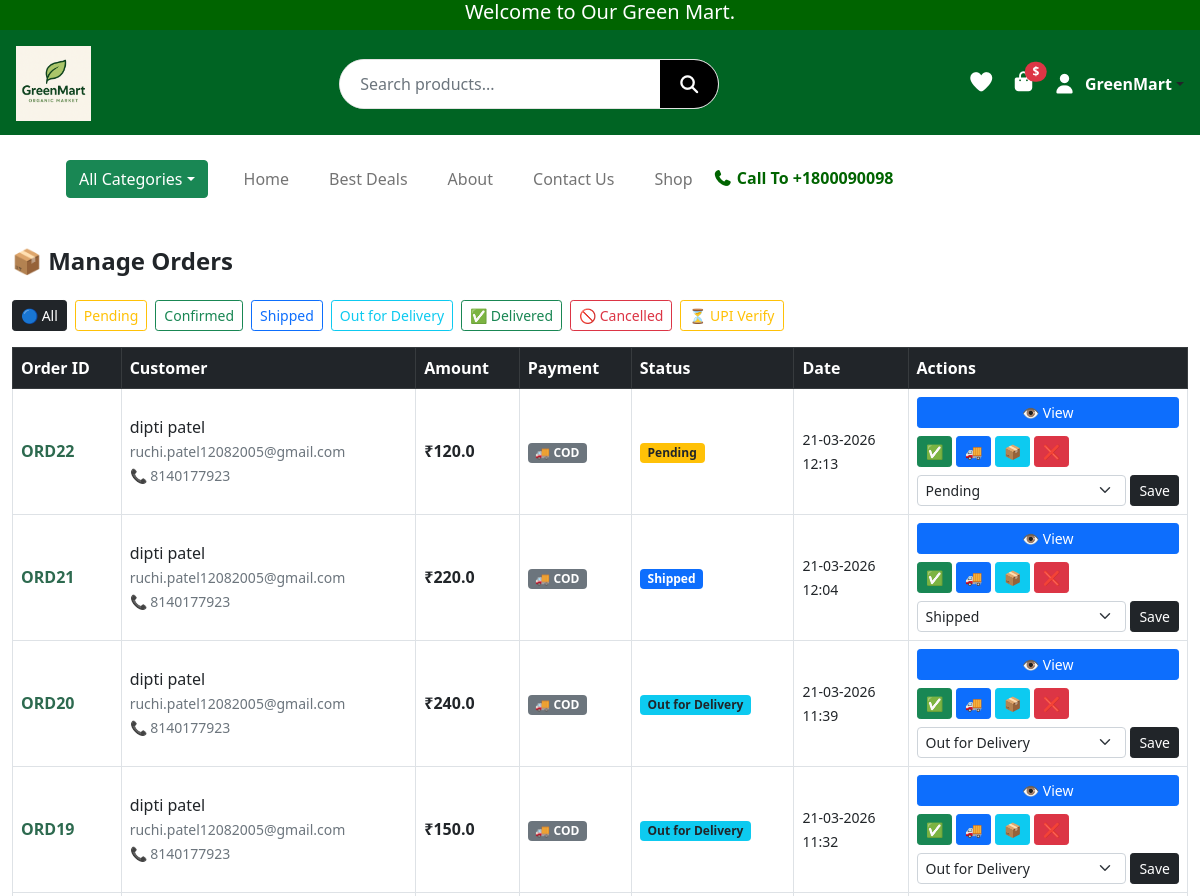
Before: /manage-orders (signed in, upper part) with the older database file.
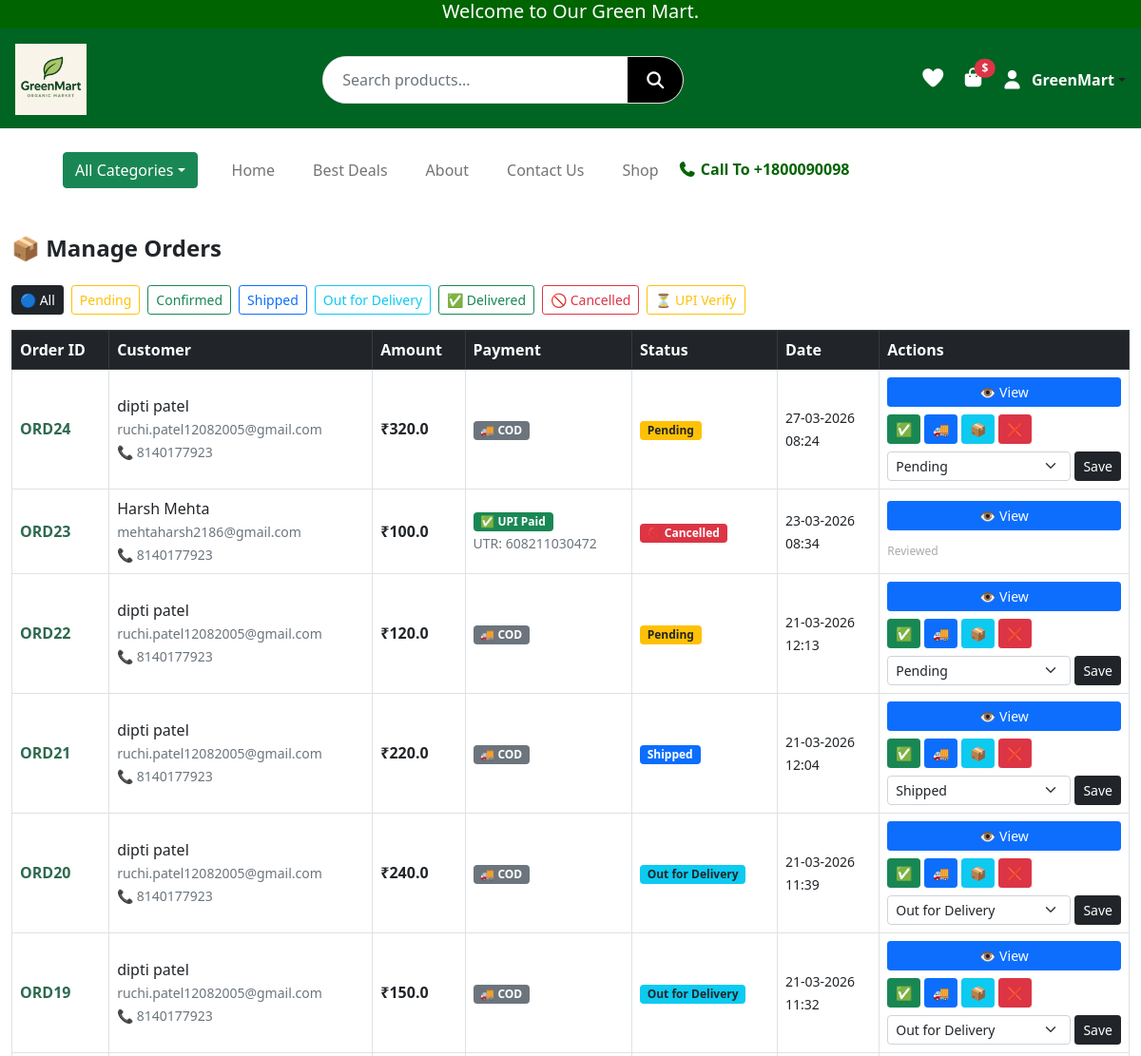
After: the same page with the newer database file.
### website/models.py (models this page shows, shortened)
class User(UserMixin, db.Model):
    __tablename__ = "users"
    id            = db.Column(db.Integer, primary_key=True)
    name          = db.Column(db.String(50), nullable=False)
    email         = db.Column(db.String(120), unique=True, nullable=False)
    password_hash = db.Column(db.String(128), nullable=False)
    role          = db.Column(db.String(20), default="customer")
    is_verified   = db.Column(db.Boolean, default=False)

class Order(db.Model):
    id           = db.Column(db.Integer, primary_key=True)
    user_id      = db.Column(db.Integer, db.ForeignKey("users.id"))
    total_amount = db.Column(db.Float)
    status       = db.Column(db.String(20), default="Pending")
    created_at   = db.Column(db.DateTime, default=datetime.utcnow)
    tracking_id     = db.Column(db.String(20), nullable=True)
    coupon_code     = db.Column(db.String(20), nullable=True)
    discount_amount = db.Column(db.Float, default=0)
    delivery_charge = db.Column(db.Float, default=0)
    shipping_name   = db.Column(db.String(100))
    shipping_phone  = db.Column(db.String(15))
    shipping_street = db.Column(db.String(200))
    shipping_city   = db.Column(db.String(100))
    shipping_state  = db.Column(db.String(100))
    shipping_pin    = db.Column(db.String(10))
    payment_method     = db.Column(db.String(20), default="cod")
    payment_status     = db.Column(db.String(20), default="Unpaid")
    utr_number         = db.Column(db.String(50), nullable=True)
    payment_screenshot = db.Column(db.String(300), nullable=True)
    cancel_reason  = db.Column(db.String(200), nullable=True)
    cancel_note    = db.Column(db.String(500), nullable=True)
    cancelled_at   = db.Column(db.DateTime, nullable=True)
    cancel_flagged = db.Column(db.Boolean, default=False)
    user  = db.relationship("User", backref=db.backref("orders", lazy=True))
    items = db.relationship("OrderItem", backref="order", lazy=True)

### website/admin.py (the view)
@admin.route("/manage-orders")
@login_required
@admin_required
def manage_orders():
    login_form = LoginForm()
    signup_form = SignupForm()
    orders = Order.query.order_by(Order.created_at.desc()).all()
    return render_template(
        "admin/manage_orders.html",
        login_form=login_form,
        signup_form=signup_form,
        orders=orders,
    )

### website/forms.py
class LoginForm(FlaskForm):
    email = StringField("Email", validators=[DataRequired(), Email()])
    password = PasswordField("Password", validators=[DataRequired()])
    submit = SubmitField("Login")

class SignupForm(FlaskForm):
    name = StringField("Name", validators=[DataRequired(), Length(min=2, max=50)])
    email = StringField("Email", validators=[DataRequired(), Email()])
    password = PasswordField("Password", validators=[DataRequired(), Length(min=6)])
    confirm_password = PasswordField(
        "Confirm Password", validators=[DataRequired(), EqualTo("password")]
    )
    submit = SubmitField("Sign Up")

### website/admin.py (called while the page is built)
def admin_required(f):
    @wraps(f)
    @login_required
    def decorated_function(*args, **kwargs):
        if current_user.role != "admin":
            flash("Admin access required!")
            return redirect(url_for("views.home"))
        return f(*args, **kwargs)
    return decorated_function

### website/templates/admin/manage_orders.html (shortened to what this page needs)
{% extends "base.html" %}
{% block content %}
<div class="container-fluid mt-4">
  <div class="d-flex justify-content-between align-items-center mb-4">
    <h4 class="fw-bold mb-0">📦 Manage Orders</h4>
      {% set upi_pending = orders | selectattr('payment_status', 'equalto', 'Pending Verification') | list %}
      {% set flagged = orders | selectattr('cancel_flagged') | list %}
  </div>
  <div class="d-flex gap-2 mb-3 flex-wrap">
    <button class="btn btn-sm btn-dark"            onclick="filterOrders('all', this)">🔵 All</button>
    <button class="btn btn-sm btn-outline-warning"  onclick="filterOrders('Pending', this)">Pending</button>
    <button class="btn btn-sm btn-outline-success"  onclick="filterOrders('Confirmed', this)">Confirmed</button>
    <button class="btn btn-sm btn-outline-primary"  onclick="filterOrders('Shipped', this)">Shipped</button>
    <button class="btn btn-sm btn-outline-info"     onclick="filterOrders('out_for_delivery', this)">Out for Delivery</button>
    <button class="btn btn-sm btn-outline-success"  onclick="filterOrders('Delivered', this)">✅ Delivered</button>
    <button class="btn btn-sm btn-outline-danger"   onclick="filterOrders('Cancelled', this)">🚫 Cancelled</button>
    <button class="btn btn-sm btn-outline-warning"  onclick="filterOrders('Processing', this)">⏳ UPI Verify</button>
  </div>
  {% if orders %}
  <div class="table-responsive">
    <table class="table table-bordered table-hover align-middle" id="ordersTable">
      <thead class="table-dark">
        <tr>
          <th>Order ID</th>
          <th>Customer</th>
          <th>Amount</th>
          <th>Payment</th>
          <th>Status</th>
          <th>Date</th>
          <th>Actions</th>
        </tr>
      </thead>
      <tbody>
        {% for order in orders %}
        <tr data-status="{{ order.status }}"
            style="{% if order.cancel_flagged %}background:#fff8f0;border-left:4px solid #dc3545;{% endif %}">
          <td>
            <strong style="color:#2d6a4f">ORD{{ order.id }}</strong>
          </td>
          <td>
            {{ order.user.name }}<br>
            <small class="text-muted">{{ order.user.email }}</small><br>
            {% if order.shipping_phone %}
            <small class="text-muted">📞 {{ order.shipping_phone }}</small>
            {% endif %}
          </td>
          <td><strong>₹{{ order.total_amount }}</strong></td>
          <td>
            {% if order.payment_method == 'upi' %}
              {% if order.payment_status == 'Pending Verification' %}
                <span class="badge bg-warning text-dark">⏳ UPI Pending</span><br>
                <a href="{{ url_for('admin.pending_payments') }}"
                   class="btn btn-warning btn-sm mt-1 fw-bold">Verify Now</a>
              {% elif order.payment_status == 'Paid' %}
                <span class="badge bg-success">✅ UPI Paid</span>
                {% if order.utr_number %}
                  <br><small class="text-muted">UTR: {{ order.utr_number }}</small>
                {% endif %}
              {% elif order.payment_status == 'Failed' %}
                <span class="badge bg-danger">❌ UPI Failed</span>
              {% else %}
                <span class="badge bg-secondary">UPI</span>
              {% endif %}
            {% else %}
              <span class="badge bg-secondary">🚚 COD</span>
            {% endif %}
          </td>
          <td>
            {% if order.status == 'Pending' %}
              <span class="badge bg-warning text-dark">Pending</span>
            {% elif order.status == 'Confirmed' %}
              <span class="badge bg-success">Confirmed</span>
            {% elif order.status == 'Shipped' %}
              <span class="badge bg-primary">Shipped</span>
            {% elif order.status == 'out_for_delivery' %}
              <span class="badge bg-info text-dark">Out for Delivery</span>
            {% elif order.status == 'Delivered' %}
              <span class="badge bg-success">✅ Delivered</span>
            {% elif order.status in ['Cancelled', 'cancelled'] %}
              <span class="badge bg-danger">🚫 Cancelled</span>
            {% elif order.status == 'Processing' %}
              <span class="badge bg-warning text-dark">⏳ Processing</span>
            {% elif order.status == 'Payment Failed' %}
              <span class="badge bg-danger">Payment Failed</span>
            {% else %}
              <span class="badge bg-secondary">{{ order.status }}</span>
            {% endif %}
          </td>
          <td>
            <small>
              {{ order.created_at.strftime('%d-%m-%Y') }}<br>
              {{ order.created_at.strftime('%H:%M') }}
            </small>
          </td>
          <td>
            <a href="{{ url_for('admin.view_order', id=order.id) }}"
               class="btn btn-primary btn-sm mb-2 d-block">👁 View</a>
            {% if order.status not in ['Cancelled', 'cancelled', 'Delivered'] %}
            <div class="d-flex gap-1 mb-2 flex-wrap">
              <form action="{{ url_for('admin.admin_update_order_status', id=order.id) }}" method="POST">
                <button type="submit" class="btn btn-sm btn-success" title="Confirm">✅</button>
              </form>
              <form action="{{ url_for('admin.admin_update_order_status', id=order.id) }}" method="POST">
                <button type="submit" class="btn btn-sm btn-primary" title="Ship">🚚</button>
              </form>
              <form action="{{ url_for('admin.admin_update_order_status', id=order.id) }}" method="POST">
                <button type="submit" class="btn btn-sm btn-info" title="Deliver">📦</button>
              </form>
              <form action="{{ url_for('admin.admin_update_order_status', id=order.id) }}" method="POST">
                <button type="submit" class="btn btn-sm btn-danger" title="Cancel"
                        onclick="return confirm('Cancel this order?')">❌</button>
              </form>
            </div>
            <form action="{{ url_for('admin.admin_update_order_status', id=order.id) }}"
                  method="POST" class="d-flex gap-1">
              <select name="status" class="form-select form-select-sm">
                <option value="Pending"          {% if order.status=='Pending' %}selected{% endif %}>Pending</option>
                <option value="Shipped"           {% if order.status=='Shipped' %}selected{% endif %}>Shipped</option>
                <option value="out_for_delivery"  {% if order.status=='out_for_delivery' %}selected{% endif %}>Out for Delivery</option>
              </select>
              <button type="submit" class="btn btn-dark btn-sm">Save</button>
            </form>
            {% else %}
            {% if order.cancel_flagged %}
            <form method="POST" action="{{ url_for('views.clear_cancel_flag', order_id=order.id) }}">
              <button type="submit" class="btn btn-sm btn-outline-success w-100">
                ✓ Mark Reviewed
              </button>
            </form>
            {% else %}
            <span style="font-size:12px;color:#aaa;">Reviewed</span>
            {% endif %}
            {% endif %}
          </td>
        </tr>
        {% endfor %}
      </tbody>
    </table>
  </div>
  {% else %}
  <div class="alert alert-info text-center">
    📭 No orders found.
  </div>
  {% endif %}
</div>
{% endblock %}

### website/templates/base.html (shortened to what this page needs)
<!DOCTYPE html>
<html lang="en">
<head>
  <link rel="stylesheet" href="{{ url_for('static', filename='css/style.css') }}">
  <link href="https://cdn.jsdelivr.net/npm/bootstrap@5.0.2/dist/css/bootstrap.min.css" rel="stylesheet">
  <link rel="stylesheet" href="https://cdnjs.cloudflare.com/ajax/libs/font-awesome/7.0.1/css/all.min.css">
  <link rel="stylesheet" href="https://cdn.jsdelivr.net/npm/bootstrap-icons@1.11.1/font/bootstrap-icons.css">
  <link href="https://cdn.jsdelivr.net/npm/bootstrap-icons@1.11.1/font/bootstrap-icons.css" rel="stylesheet">
</head>
<body>
<div class="container-fluid top-header">
  <h5 class="text-center mb-0">Welcome to Our Green Mart.</h5>
</div>
<header class="main-header d-flex flex-wrap align-items-center justify-content-between p-3">
  <div class="logo-area">
    <a href="{{ url_for('views.home') }}">
      <img src="{{ url_for('static', filename='images/logo.png') }}" alt="logo" class="img-fluid">
    </a>
  </div>
  <div class="search-area flex-grow-1 mx-3 position-relative d-none d-lg-flex">
    <form class="search-box d-flex" action="{{ url_for('views.search') }}" method="get">
      <input type="text" name="q" id="liveSearch" class="form-control" placeholder="Search products..." autocomplete="off">
      <button type="submit"><i class="fa-solid fa-magnifying-glass"></i></button>
    </form>
  </div>
  <div class="icons-area d-flex align-items-center gap-3 flex-shrink-0">
    <a href="{{ url_for('views.wishlist') }}"><i class="fa-solid fa-heart"></i></a>
    <div class="cart-box position-relative">
      <a href="{{ url_for('views.cart') }}">
        <i class="fa-solid fa-bag-shopping fs-5"></i>
      </a>
      <span class="cart-price position-absolute top-0 start-100 translate-middle badge rounded-pill bg-danger">
        ${{ subtotal }}
      </span>
    </div>
    {% if current_user.is_authenticated %}
    <div class="dropdown">
      <a class="d-flex align-items-center text-dark text-decoration-none dropdown-toggle" data-bs-toggle="dropdown">
        <i class="fa-solid fa-user fs-5"></i>
        <span class="ms-2 fw-bold" style="color:white;">{{ current_user.name }}</span>
      </a>
    </div>
    {% else %}
      <i class="fa-solid fa-user fs-5" data-bs-toggle="modal" data-bs-target="#loginModal"></i>
    {% endif %}
  </div>
</header>
<div class="container nav">
  <nav class="navbar navbar-expand-lg navbar-light bg-white p-4">
    <div class="container-fluid">
      <div class="dropdown me-3">
        <button class="btn btn-success dropdown-toggle" data-bs-toggle="dropdown">All Categories</button>
      </div>
      <div class="collapse navbar-collapse" id="mainNavbar">
        <ul class="navbar-nav me-auto mb-2 mb-lg-0">
          <li class="nav-item"><a class="nav-link" href="{{ url_for('views.home') }}">Home</a></li>
          <li class="nav-item"><a class="nav-link" href="{{ url_for('views.best_deals') }}">Best Deals</a></li>
          <li class="nav-item"><a class="nav-link" href="{{ url_for('views.about') }}">About</a></li>
          <li class="nav-item"><a class="nav-link" href="{{ url_for('views.contact') }}">Contact Us</a></li>
          <li class="nav-item"><a class="nav-link" href="{{ url_for('views.shop') }}">Shop</a></li>
        </ul>
        <h6 class="mb-0 ms-auto"><i class="fa-solid fa-phone"></i> Call To +1800090098</h6>
      </div>
    </div>
  </nav>
</div>
{% block content %}{% endblock %}
</body>
</html>

### website/static/css/style.css (style rules this page uses)
body, html { overflow-x: hidden; }
.container, .container-fluid { padding-left: 15px; padding-right: 15px; }
.top-header { background-color: #006400; color: white; height: 30px; display: flex; justify-content: center; }
.main-header { height: 105px; background: #006423; display: flex; align-items: center; justify-content: space-between; padding: 0 40px; }
.logo-area img { height: 75px; }
.search-area { flex-grow: 1; display: flex; justify-content: center; }
.search-box { width: 45%; background: #ffffff; display: flex; border-radius: 40px; overflow: hidden; border: 1px solid #e2e2e2; }
.search-box input { flex: 1; border: none; outline: none; padding: 14px 20px; font-size: 16px; }
.search-box button { width: 58px; background: #000; border: none; display: flex; justify-content: center; align-items: center; cursor: pointer; }
.search-box button i { color: white; font-size: 18px; }
.icons-area { display: flex; align-items: center; gap: 25px; }
.icons-area i { font-size: 22px; color: white; cursor: pointer; }
.cart-box { display: flex; align-items: center; gap: 5px; }
.cart-price { color: white; font-size: 17px; font-weight: 500; }
.navbar-nav .nav-link { font-size: 16px; font-weight: 500; margin: 0 12px; color: #000; }
.navbar h6 { margin: 0; font-weight: 600; color: #006400; }
li { list-style: none; }
.form-control { height: 48px; }
body { background: #f4f6f8; font-family: Arial }
input { width: 100%; padding: 10px; margin-bottom: 10px; border: 1px solid #ccc; border-radius: 5px }

Changed rows visible on the page:
added Order: id "24", user.name "dipti patel", user.email "ruchi.patel12082005@gmail.com", shipping_phone "8140177923", total_amount "320.0", payment_method "🚚 COD", shows "Pending", created_at "27-03-2026", created_at "08:24", status "Pending"
added Order: id "23", user.name "Harsh Mehta", user.email "mehtaharsh2186@gmail.com", shipping_phone "8140177923", total_amount "100.0", utr_number "608211030472", status "🚫 Cancelled", created_at "23-03-2026", created_at "08:34"
